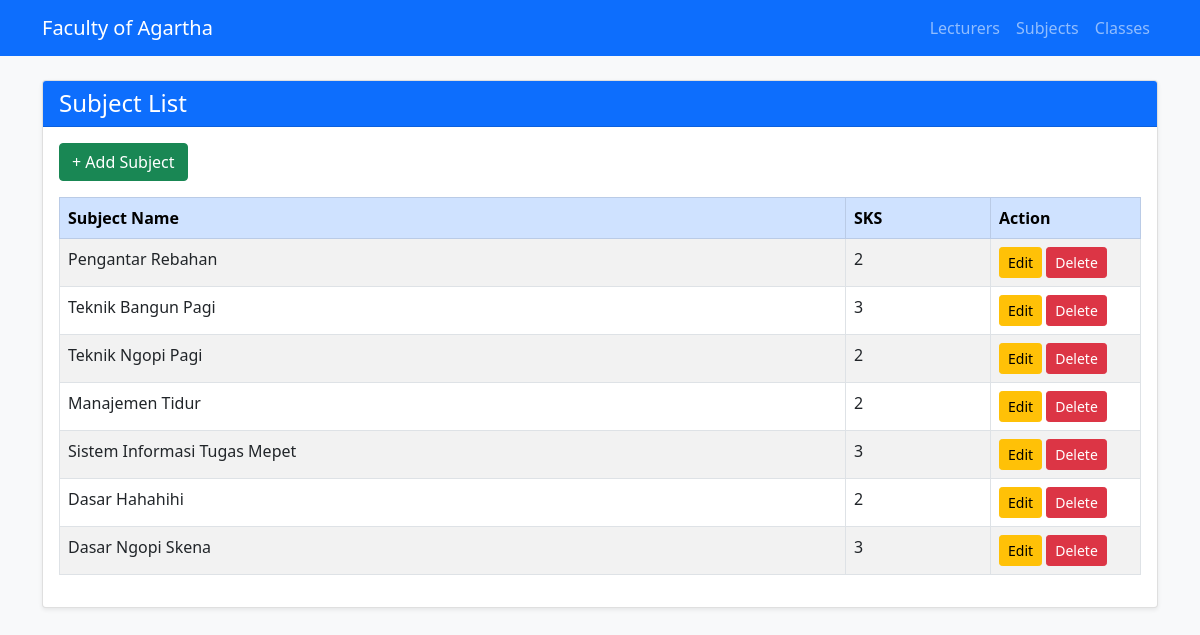
/Project/index.php?action=subjects, run on the app's committed database.
### tables this page shows
CREATE TABLE IF NOT EXISTS `subjects` (
  `id` int NOT NULL AUTO_INCREMENT,
  `subject_name` varchar(100) NOT NULL,
  `sks` int NOT NULL,
  PRIMARY KEY (`id`)
);

### Project/controller/SubjectCon.php (called while the page is built, shortened)
<?php
require_once __DIR__ . '/../model/Subject.php';
class SubjectCon {
    private $model;
    public function __construct($conn) {
        $this->model = new Subject($conn);
    }
    public function index() {
        $subjects = $this->model->getAll();
        include __DIR__ . '/../view/subject/index.php';
    }
}

### Project/model/Subject.php (called while the page is built, shortened)
<?php
class Subject {
    private $conn;
    private $table = "subjects";
    public function __construct($conn) {
        $this->conn = $conn;
    }
    public function getAll() {
        return $this->conn->query("SELECT * FROM {$this->table}");
    }
}

### Project/view/Subject/index.php (the view)
<?php include __DIR__ . '/../layout/header.php'; ?>
<div class="card shadow-sm">
    <div class="card-header bg-primary text-white">
        <h4 class="mb-0">Subject List</h4>
    </div>
    <div class="card-body">
        <a href="index.php?action=subject_create" class="btn btn-success mb-3">+ Add Subject</a>
        <table class="table table-striped table-bordered">
            <thead class="table-primary">
                <tr>
                    <th>Subject Name</th>
                    <th>SKS</th>
                    <th width="150px">Action</th>
                </tr>
            </thead>
            <tbody>
                <?php while ($row = $subjects->fetch_assoc()) { ?>
                <tr>
                    <td><?= $row['subject_name'] ?></td>
                    <td><?= $row['sks'] ?></td>
                    <td>
                        <a href="index.php?action=subject_edit&id=<?= $row['id'] ?>" class="btn btn-warning btn-sm">Edit</a>
                        <a href="index.php?action=subject_delete&id=<?= $row['id'] ?>"
                            class="btn btn-danger btn-sm"
                            onclick="return confirm('Yakin mau hapus subject ini?')">
                            Delete
                            </a>
                    </td>
                </tr>
                <?php } ?>
            </tbody>
        </table>
    </div>
</div>
<?php include __DIR__ . '/../layout/footer.php'; ?>

### data on the page
subjects: subject_name "Pengantar Rebahan", sks "2"
subjects: subject_name "Teknik Bangun Pagi", sks "3"
subjects: subject_name "Teknik Ngopi Pagi", sks "2"
subjects: subject_name "Manajemen Tidur", sks "2"
subjects: subject_name "Sistem Informasi Tugas Mepet", sks "3"
subjects: subject_name "Dasar Hahahihi", sks "2"
subjects: subject_name "Dasar Ngopi Skena", sks "3"
